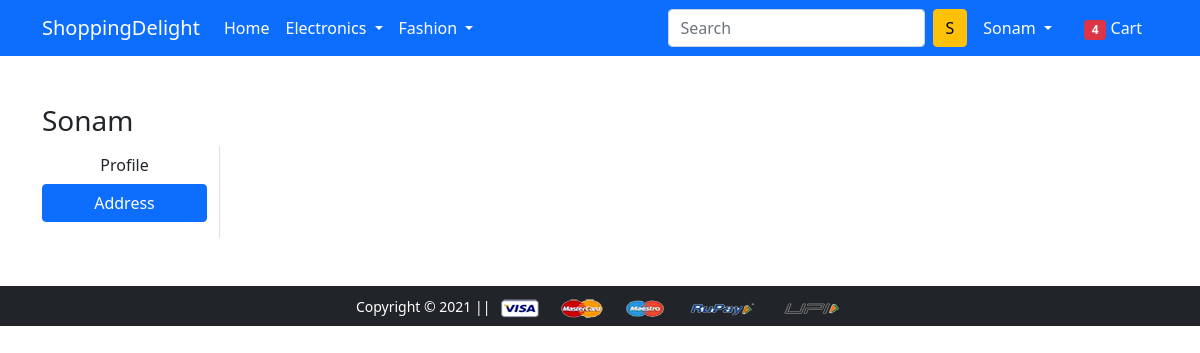
/address/ (signed in), run on an earlier commit of the app's database.
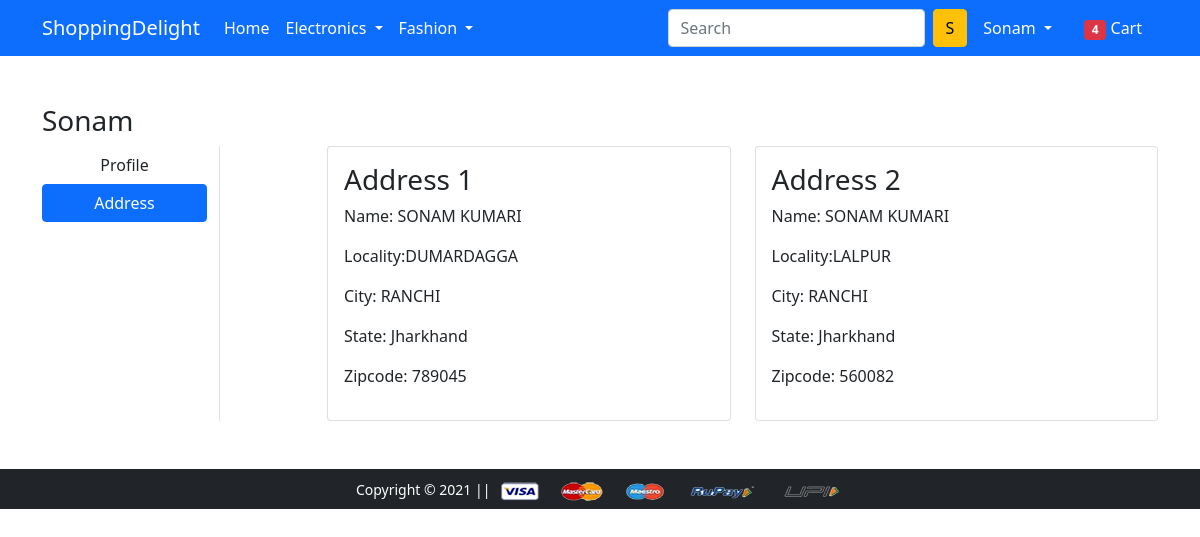
And on a later commit of the database.
### app/models.py (models this page shows, shortened)
class Customer(models.Model):
    user = models.ForeignKey(User, on_delete=models.CASCADE)
    name = models.CharField(max_length=200)
    locality = models.CharField(max_length=200)
    city = models.CharField(max_length=200)
    zipcode = models.IntegerField()
    state = models.CharField(choices=STATE_CHOICES, max_length=50)

### app/views.py (the view)
# urls.py: path('address/', views.address, name='address'),
def address(request):
  add = Customer.objects.filter(user=request.user)
  return render(request, 'app/address.html',{'add':add , 'active':'btn-primary'})

### app/templates/app/address.html (shortened to what this page needs)
{% extends 'app/base.html' %}
{% load static %}
{% block main-content %}
<div class="container my-5">
 <div class="row">
 <h3><span class="text-capitalize">{{request.user}}</span></h3>
  <div class="col-sm-2 border-end">
   <ul class="list-unstyled">
    <li class="d-grid"><a href="{% url 'profile' %}" class="btn">Profile</a></li>
    <li class="d-grid"><a href="{% url 'address' %}" class="btn {{active}}">Address</a></li>
   </ul>
  </div>
  <div class="col-sm-9 offset-sm-1">
   <div class="row">
        {% for ad in add %}
    <div class="col-sm-6">
     <div class="card">
      <div class="card-body">
       <h3>Address {{forloop.counter}}</h3>
       <p>Name: {{ad.name}}</p>
       <p>Locality:{{ad.locality}}</p>
       <p>City: {{ad.city}}</p>
       <p>State: {{ad.state}}</p>
       <p>Zipcode: {{ad.zipcode}}</p>
      </div>
     </div>
    </div>
    {% endfor %}
   </div>
  </div>
 </div>
</div>
{% endblock main-content %}

What changed in the data, as far as the page shows it:
added Customer: name "SONAM KUMARI", locality "DUMARDAGGA", city "RANCHI", state "Jharkhand", zipcode "789045"
added Customer: name "SONAM KUMARI", locality "LALPUR", city "RANCHI", state "Jharkhand", zipcode "560082"
